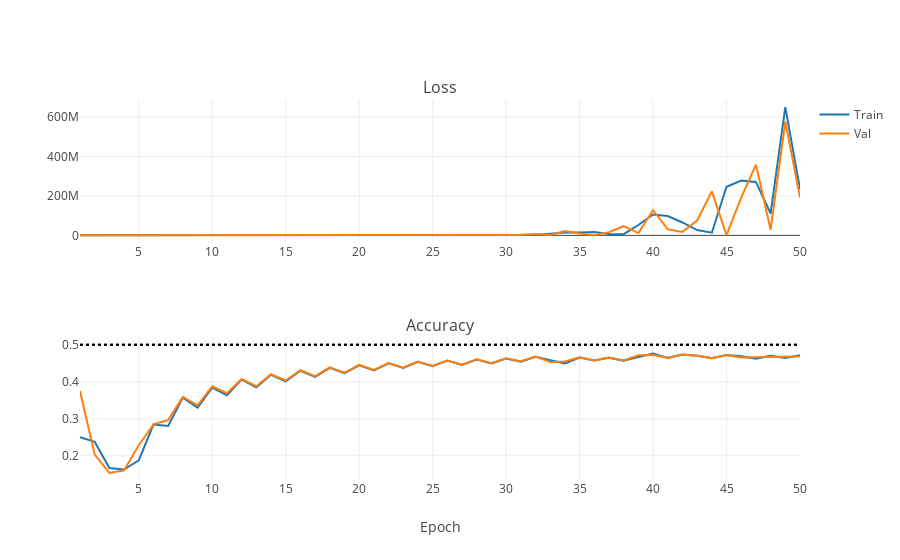

Notebook source saved alongside this figure:
### Markdown cell above
Perhaps we're doing *slightly* better than previously, but the accuracy still asymptotes to a pure guess.

There is one more thing we should try. Our dataset is still fairly small, it is possible that we need more diversity for training. Let's explore whether we can teach AlexNet to recognize cats and dogs on an augmented dataset.

### Code cell
iplot(plot_training_stats("/DATA/Dropbox/LOOTRPV/Personal_programming/MachineLearning/Tutorials/ImageRecognition/workspace/AlexNet_zero.log"))
